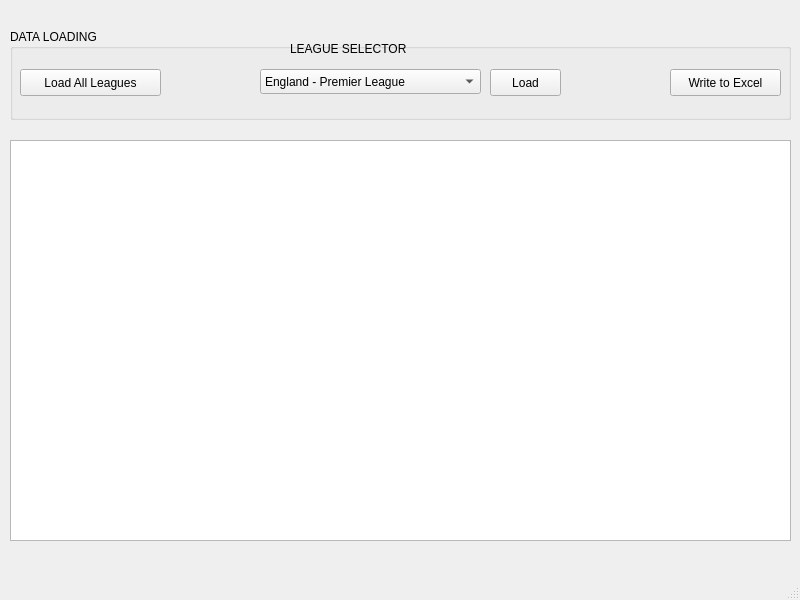
<?xml version="1.0" encoding="UTF-8"?>
<ui version="4.0">
 <class>MainWindow</class>
 <widget class="QMainWindow" name="MainWindow">
  <property name="geometry">
   <rect>
    <x>0</x>
    <y>0</y>
    <width>800</width>
    <height>600</height>
   </rect>
  </property>
  <property name="windowTitle">
   <string>MainWindow</string>
  </property>
  <widget class="QWidget" name="centralwidget">
   <widget class="QGroupBox" name="dataLoadingGroup">
    <property name="geometry">
     <rect>
      <x>10</x>
      <y>29</y>
      <width>781</width>
      <height>91</height>
     </rect>
    </property>
    <property name="title">
     <string>DATA LOADING</string>
    </property>
    <widget class="QPushButton" name="loadAllLeaguesButton">
     <property name="geometry">
      <rect>
       <x>10</x>
       <y>40</y>
       <width>141</width>
       <height>27</height>
      </rect>
     </property>
     <property name="text">
      <string>Load All Leagues</string>
     </property>
    </widget>
    <widget class="QComboBox" name="leaguesComboBox">
     <property name="geometry">
      <rect>
       <x>250</x>
       <y>40</y>
       <width>221</width>
       <height>25</height>
      </rect>
     </property>
     <item>
      <property name="text">
       <string>England - Premier League</string>
      </property>
     </item>
     <item>
      <property name="text">
       <string>England - Championship</string>
      </property>
     </item>
     <item>
      <property name="text">
       <string>England - League 1</string>
      </property>
     </item>
     <item>
      <property name="text">
       <string>England - League 2</string>
      </property>
     </item>
     <item>
      <property name="text">
       <string>England - Conference</string>
      </property>
     </item>
    </widget>
    <widget class="QLabel" name="leagueSelectorLabel">
     <property name="geometry">
      <rect>
       <x>280</x>
       <y>10</y>
       <width>161</width>
       <height>20</height>
      </rect>
     </property>
     <property name="text">
      <string>LEAGUE SELECTOR</string>
     </property>
    </widget>
    <widget class="QPushButton" name="loadLeagueButton">
     <property name="geometry">
      <rect>
       <x>480</x>
       <y>40</y>
       <width>71</width>
       <height>27</height>
      </rect>
     </property>
     <property name="text">
      <string>Load</string>
     </property>
    </widget>
    <widget class="QPushButton" name="pushButton">
     <property name="geometry">
      <rect>
       <x>660</x>
       <y>40</y>
       <width>111</width>
       <height>27</height>
      </rect>
     </property>
     <property name="text">
      <string>Write to Excel</string>
     </property>
    </widget>
   </widget>
   <widget class="QTextBrowser" name="mainTextDisplay">
    <property name="geometry">
     <rect>
      <x>10</x>
      <y>140</y>
      <width>781</width>
      <height>401</height>
     </rect>
    </property>
   </widget>
  </widget>
  <widget class="QMenuBar" name="menubar">
   <property name="geometry">
    <rect>
     <x>0</x>
     <y>0</y>
     <width>800</width>
     <height>21</height>
    </rect>
   </property>
  </widget>
  <widget class="QStatusBar" name="statusbar"/>
 </widget>
 <resources/>
 <connections/>
</ui>
